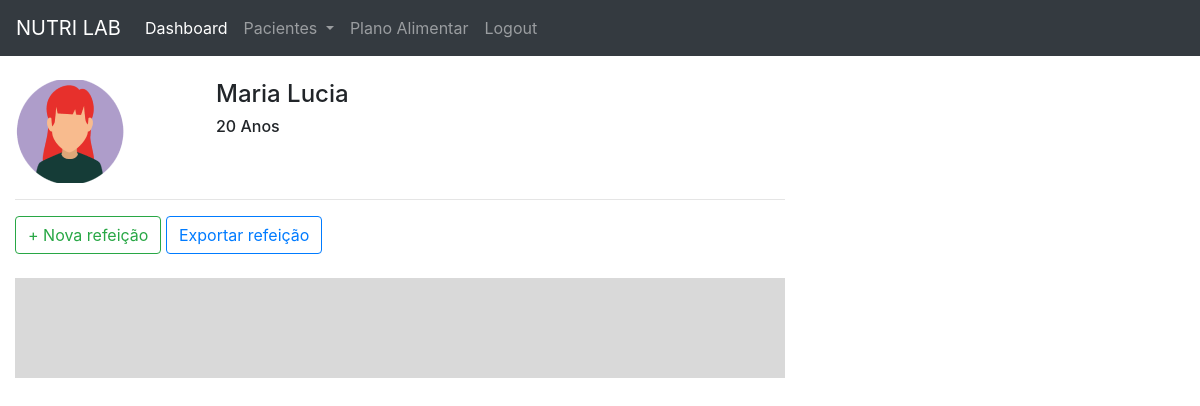
Page /plano_alimentar/3/ (signed in) on the earlier database version.
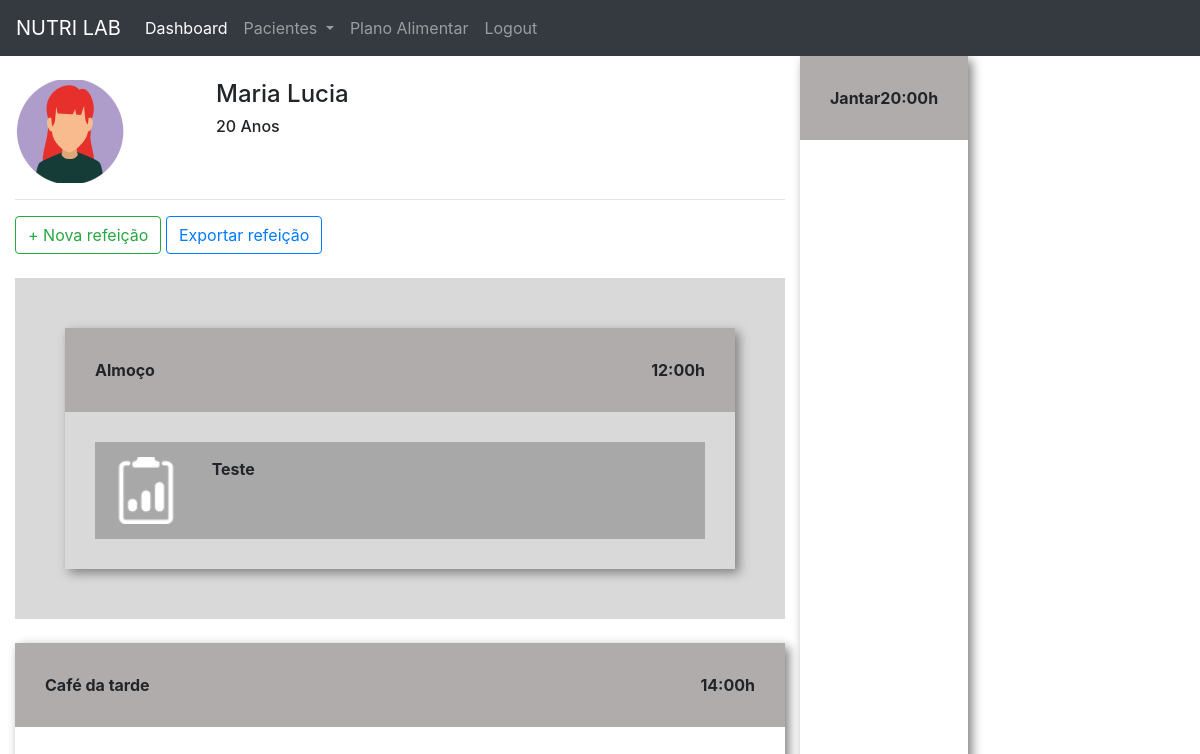
Same page on the later database version.
### plataforma/models.py (models this page shows, shortened)
class Refeicao(models.Model):
    paciente = models.ForeignKey(Pacientes, on_delete=models.CASCADE)
    titulo = models.CharField(max_length=50)
    horario = models.TimeField()
    carboidratos = models.IntegerField()
    proteinas = models.IntegerField()
    gorduras = models.IntegerField()

class Opcao(models.Model):
    refeicao = models.ForeignKey(Refeicao, on_delete=models.CASCADE)
    imagem = models.ImageField(upload_to="opcao")
    descricao = models.TextField()

### plataforma/views.py (the view)
# urls.py: path('plano_alimentar/<str:id>/', views.plano_alimentar, name="plano_alimentar"),
def plano_alimentar(request, id):
    paciente = get_object_or_404(Pacientes, id=id)
    if not paciente.nutri == request.user:
        messages.add_message(request, constants.ERROR, 'Esse paciente não é seu')
        return redirect('/plano_alimentar_listar/')
    if request.method == "GET":
        r1 = Refeicao.objects.filter(paciente=paciente).order_by('horario')
        opcao = Opcao.objects.all()
        return render(request, 'plano_alimentar.html', {'paciente': paciente, 'refeicao':r1, 'opcao': opcao})

### plataforma/templates/plano_alimentar.html (shortened to what this page needs)
{% extends 'base_plataforma.html' %}
{% load static %}
{% block 'plataforma' %}
    <br>
    <div class="row">
        <div class="col-md-3">
                {% if paciente.sexo == "M"%}
                    <img src="{% static 'plataforma/img/perfil2.png' %}">
                {% else %}
                    <img src="{% static 'plataforma/img/perfil1.png' %}">
                {% endif %}
        </div>
        <div class="col-md-3 dados descricao">
            <h4>{{paciente.nome}}</h4>
            <h6>{{paciente.idade}} Anos</h6>
        </div>
    </div>
    <hr>
    <button type="button" class="btn btn-outline-success" data-toggle="modal" data-target="#modal">
        + Nova refeição
    </button>
    <button type="button" class="btn btn-outline-primary">
        Exportar refeição
    </button>
    <br>
    <br>
    <div class="fundo-alimentar">
        {% for re in refeicao %}
            <div class="refeicao">
                <div class="head-refeicao">
                    <span>{{re.titulo}}</span>
                    <span style="float: right;">{{re.horario}}h</span>
                </div>
                <div class="body-refeicao">
                    {% for o1 in opcao%}
                        {% if o1.refeicao == re %}
                            <div class="opcao">
                                <div class="row">
                                    <div class="col-md-2">
                                        <img width="100%" src="{{o1.imagem.url}}">
                                    </div>
                                    <div class="col-md-10">
                                        {{o1.descricao}}
                                    </div>
                                </div>
                            </div>
                        {% endif %}
                    {% endfor %}
                </div>
                </div>
            </div>
            <br>
        {% endfor %}
    </div>
{% endblock%}

Differences in the rows shown:
added Refeicao: titulo "Almoço", horario "12:00"
added Opcao: imagem (picture), descricao "Teste"
added Refeicao: titulo "Café da tarde", horario "14:00"
added Refeicao: titulo "Jantar", horario "20:00"
